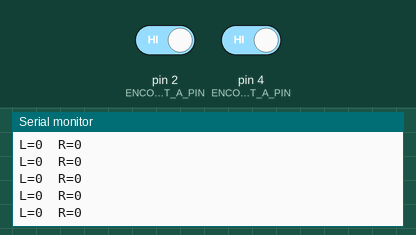
Recording of a sketch running on a simulated Arduino Uno, built with avr-gcc and run on an emulated ATmega328P. Shown: the last lines printed to the serial monitor. Inputs (shaded band) come from the test bench; at power-on: pin 2 (ENCODER_LEFT_A_PIN) HIGH, pin 4 (ENCODER_RIGHT_A_PIN) HIGH.

Above: at 1.2 s.
1.3 s: pin 2 (ENCODER_LEFT_A_PIN) driven LOW
At 1.56 s:
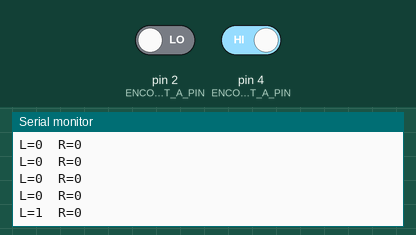
2.8 s: pin 4 (ENCODER_RIGHT_A_PIN) driven LOW
At 2.96 s:
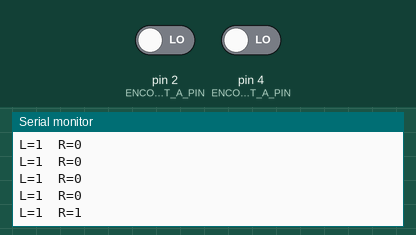
4.3 s: pin 2 (ENCODER_LEFT_A_PIN) driven HIGH
At 4.56 s:
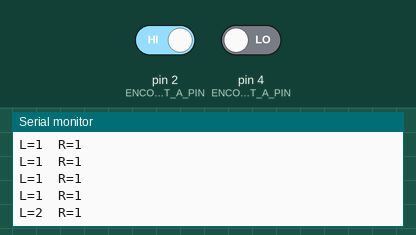
5.8 s: pin 4 (ENCODER_RIGHT_A_PIN) driven HIGH
At 5.96 s:
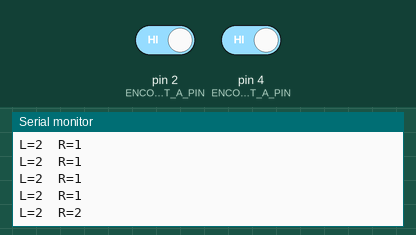
Timing chart, 0 to 8.3 s (numbered marks = the images above; inputs shaded):
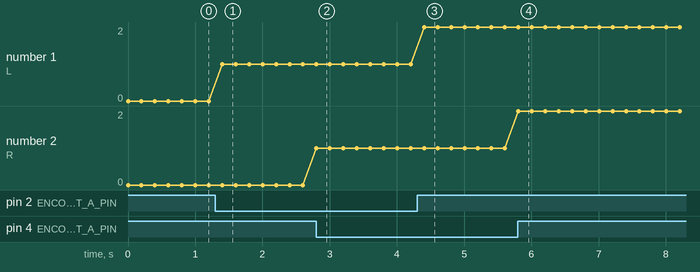

The sketch:

Tumbller_Balance.ino
```cpp
#include "Pins.h"
#include "PinChangeInt.h"

volatile long L = 0, R = 0;

void countL(){ L++; }
void countR(){ R++; }

void setup(){
  Serial.begin(9600);

  pinMode(ENCODER_LEFT_A_PIN, INPUT);
  pinMode(ENCODER_RIGHT_A_PIN, INPUT);

  // Encodeur gauche → interruption externe OK
  attachInterrupt(digitalPinToInterrupt(ENCODER_LEFT_A_PIN), countL, CHANGE);

  // Encodeur droit → PinChangeInt correct
  PCintPort::attachInterrupt(ENCODER_RIGHT_A_PIN, countR, CHANGE);
}

void loop(){
  Serial.print("L="); Serial.print(L);
  Serial.print("  R="); Serial.println(R);
  delay(200);
}
```

KalmanFilter.cpp
```cpp
#include "KalmanFilter.h"

void KalmanFilter::Yiorderfilter(float angle_m, float gyro_m,float dt,float K1) {
  angle6 = K1 * angle_m + (1 - K1) * (angle6 + gyro_m * dt);
}

void KalmanFilter::Kalman_Filter(double angle_m, double gyro_m,float dt,float Q_angle,float Q_gyro,float R_angle,float C_0) {
  angle += (gyro_m - q_bias) * dt;
  angle_err = angle_m - angle;
  Pdot[0] = Q_angle - P[0][1] - P[1][0];
  Pdot[1] = - P[1][1];
  Pdot[2] = - P[1][1];
  Pdot[3] = Q_gyro;
  P[0][0] += Pdot[0] * dt;
  P[0][1] += Pdot[1] * dt;
  P[1][0] += Pdot[2] * dt;
  P[1][1] += Pdot[3] * dt;
  PCt_0 = C_0 * P[0][0];
  PCt_1 = C_0 * P[1][0];
  E = R_angle + C_0 * PCt_0;
  K_0 = PCt_0 / E;
  K_1 = PCt_1 / E;
  t_0 = PCt_0;
  t_1 = C_0 * P[0][1];
  P[0][0] -= K_0 * t_0;
  P[0][1] -= K_0 * t_1;
  P[1][0] -= K_1 * t_0;
  P[1][1] -= K_1 * t_1;
  angle += K_0 * angle_err;
  q_bias += K_1 * angle_err;
  angle_dot = gyro_m - q_bias;
}

void KalmanFilter::Angle(int16_t ax, int16_t ay, int16_t az, int16_t gx, int16_t gy, int16_t gz, float dt, float Q_angle, float Q_gyro, float R_angle, float C_0, float K1) {
  float Angle = atan2(ay , az) * 57.3;
  Gyro_x = (gx - 128.1) / 131;
  Kalman_Filter(Angle, Gyro_x, dt, Q_angle, Q_gyro, R_angle, C_0);
  Gyro_z = -gz / 131;
}
```

KalmanFilter.h
```cpp
#ifndef KalmanFilter_h
#define KalmanFilter_h

#if defined(ARDUINO) && (ARDUINO >= 100)
#include <Arduino.h>
#else
#include <WProgram.h>
#endif

class KalmanFilter
{
public:
  void Yiorderfilter(float angle_m, float gyro_m,float dt,float K1);
  void Kalman_Filter(double angle_m, double gyro_m,float dt,float Q_angle,float Q_gyro,float R_angle,float C_0);
  void Angle(int16_t ax, int16_t ay, int16_t az, int16_t gx, int16_t gy, int16_t gz, float dt, float Q_angle, float Q_gyro, float R_angle, float C_0, float K1);
  float Gyro_x, Gyro_y, Gyro_z;
  float accelz = 0;
  float angle;
  float angle6;
private:
  float angle_err, q_bias;
  float Pdot[4] = { 0, 0, 0, 0};
  float P[2][2] = {{ 1, 0 }, { 0, 1 }};
  float PCt_0, PCt_1, E, K_0, K_1, t_0, t_1;
  float angle_dot;
};

#endif
```

Pins.h
```cpp
#ifndef Pins_h
#define Pins_h

#define VOL_MEASURE_PIN A2
#define ECHO_PIN A3
#define TRIG_PIN 11
#define RECV_PIN 9
#define NUMPIXELS 4
#define RGB_PIN 3
#define AIN1 7
#define PWMA_LEFT 5
#define BIN1 12
#define PWMB_RIGHT 6
#define STBY_PIN 8
#define ENCODER_LEFT_A_PIN 2
#define ENCODER_RIGHT_A_PIN 4
#define IR_SEND_PIN 9
#define LEFT_RECEIVE_PIN A0
#define RIGHT_RECEIVE_PIN A1
#define KEY_MODE 10
#endif
```

Measured:
- after the input at 1.3 s, the serial monitor: prints a new line after 0.10 s (image 1)
- after the input at 2.8 s, the serial monitor: prints a new line at once (image 2)
- after the input at 4.3 s, the serial monitor: prints a new line after 0.10 s (image 3)
- after the input at 5.8 s, the serial monitor: prints a new line at once (image 4)
- plotted number 1: 0 → 1 after the input at 1.3 s, 1 → 2 after the input at 4.3 s
